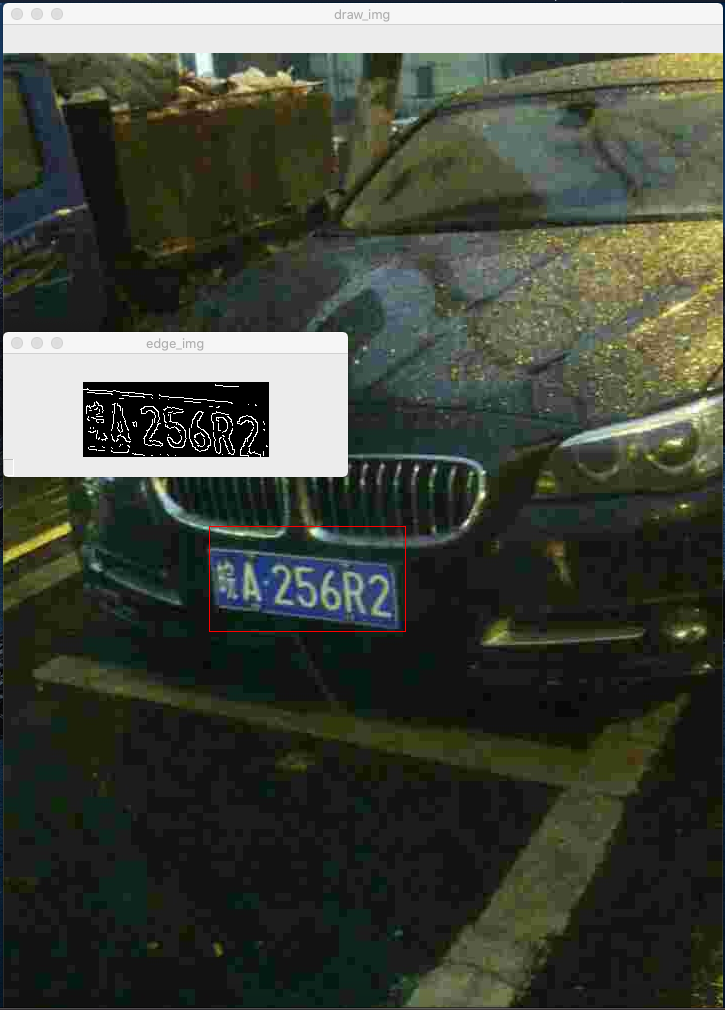
#> input picture example.png, 725 x 1010 px
$ python -i SplitLicensePlate.py   (imports and definitions only)
#> lines starting #> are read from the running program, lines starting #| are printed output that depends on the picture; after the words box and inside, x2 and y2 are one past the last pixel; in counts of white or black regions, pixels touching at a corner belong together
import cv2 as cv
import numpy as np
from matplotlib import pyplot as plt


class SplitLicensePlate(object):
    """
    这个类实现了车牌中的字符的分割
    读入车牌区域图片, 将其中字符分割为单个图片
    输入 input_img: string 类型, 车牌图片的路径
    类变量 self.src_img: 读入的车牌图片, 三维 numpy 数组
    类变量 self.rsz_img: 缩放后的车牌图片, 三维 numpy 数组
    类变量 self.bin_img: 二值化的车牌图片, 三维 numpy 数组
        调用类方法 col_and_row_sum() 后才被赋值
    """
    def __init__(self, input_img):
#> called with input_img = 'example.png'
        self.src_img = cv.imread(input_img)
#> self.src_img is the input picture: shape (1010, 725, 3); mean B, G, R 61.2, 71.6, 67.1
        self.rsz_img = cv.resize(self.src_img, (0, 0),
                                 fx=220 / self.src_img.shape[1],
                                 fy=70 / self.src_img.shape[0],
                                 interpolation=cv.INTER_NEAREST)
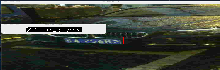
#> self.rsz_img: shape (70, 220, 3); mean B, G, R 59.7, 70.2, 65.6

    def col_and_row_sum(self):
        """
        这个函数把二值图片从 row 和 col 两个方向上累加, 用来寻找字符边界
        输入 无
        输出 row_sum, col_sum: 一维 list, 列表中元素为 int, 存储从两个方向上累加的值
        """
        # 先 copy 一份车牌图像
        std_img = self.rsz_img.copy()
        # 灰度化
        gray_img = cv.cvtColor(std_img, cv.COLOR_BGR2GRAY)
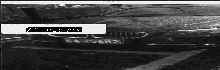
#> gray_img: shape (70, 220); min 0, max 255, mean 67.6
        # 二值化
        _, bin_img = cv.threshold(gray_img, 0, 255,
                                  cv.THRESH_BINARY + cv.THRESH_OTSU)
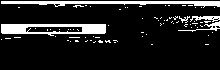
#> bin_img: shape (70, 220); 12.9% white; 77 white regions (72 under 20 px), largest, box (x1, y1, x2, y2) and area: (1, 24, 106, 36) 786, (1, 1, 220, 8) 746, (190, 16, 220, 22) 102, (178, 21, 220, 32) 102, (179, 16, 190, 23) 31
        self.bin_img = bin_img
        # 获取车牌宽高
        height, width = bin_img.shape
#> height = 70; width = 220
        # 累计直方图
        # 按 row 方向累加
        row_sum = []
        for y in range(height):
            tmp = 0
            for x in range(width):
                if bin_img[y, x] != 0:
                    tmp += 1

            row_sum.append(tmp)

        # 按 col 方向累加
        col_sum = []
        for x in range(width):
            tmp = 0
            for y in range(height):
                if bin_img[y, x] != 0:
                    tmp += 1

            col_sum.append(tmp)

        return row_sum, col_sum

    # [126 lines left out: functions split_chars, gray2bgr, not called in this run]


# [48 lines of commented-out code are left out]

>>> result = SplitLicensePlate('example.png').col_and_row_sum()
